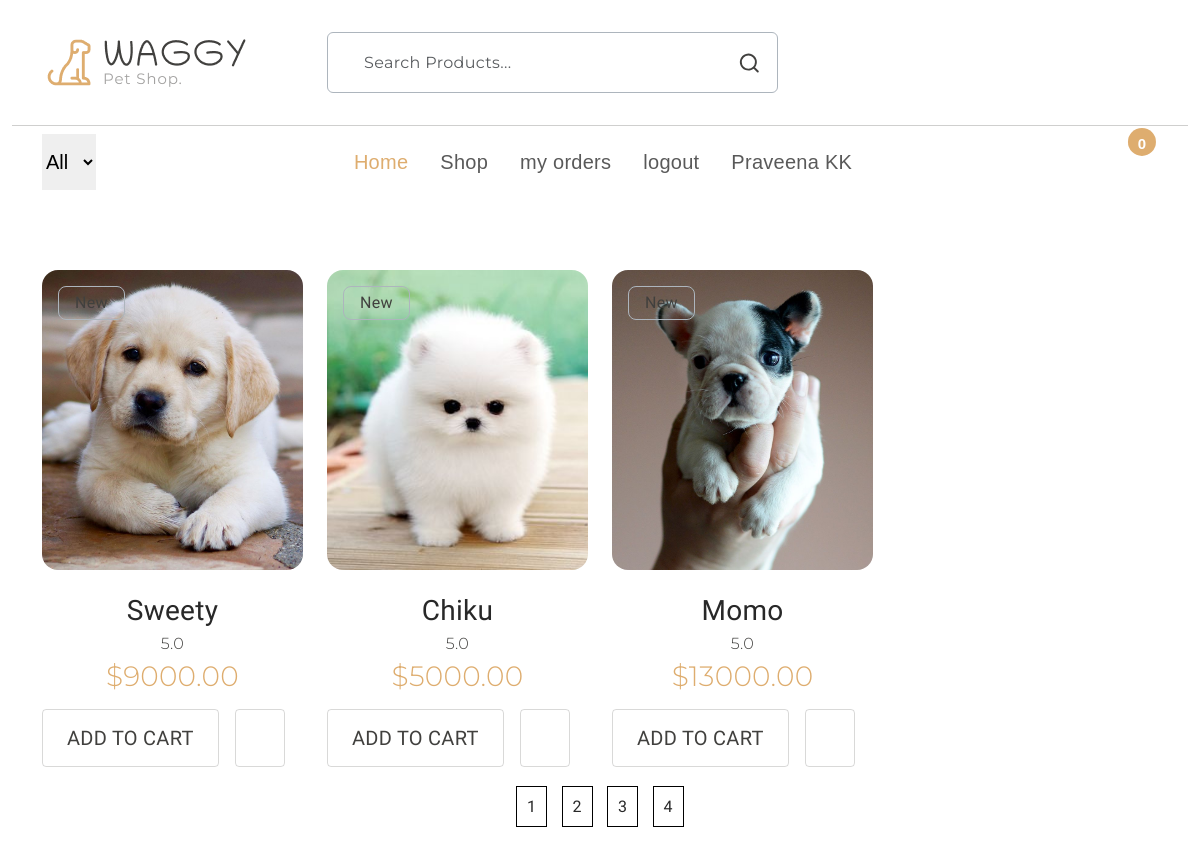
Page /allpets/ (signed in) on the earlier database version.
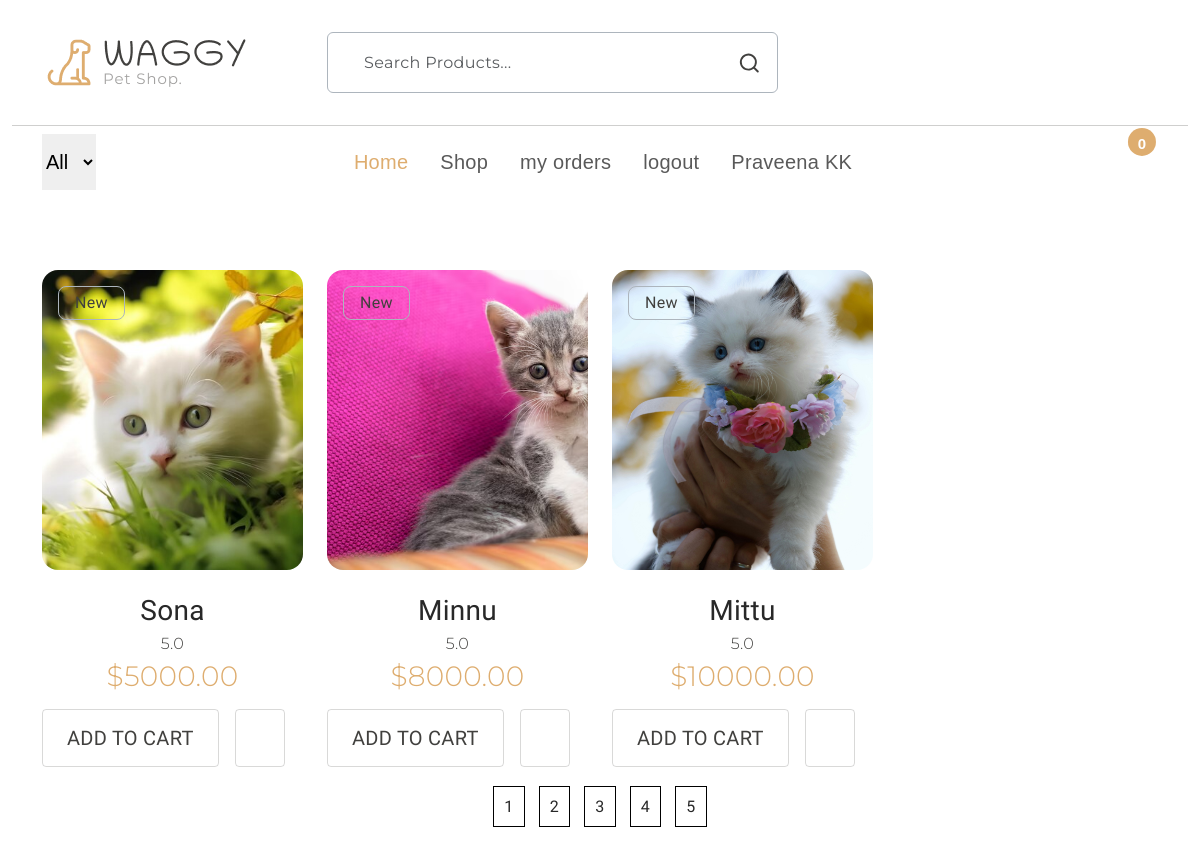
Same page on the later database version.
### shop/models.py (models this page shows, shortened)
class Pet(models.Model):
    CATEGORY = models.ForeignKey(PetCategory, on_delete=models.CASCADE)
    name = models.CharField(max_length=100)
    image = models.ImageField(upload_to='pet_images/',default='pet_images/default.jpg')
    description = models.TextField()
    breed = models.CharField(max_length=100)
    price = models.DecimalField(max_digits=10, decimal_places=2)
    age = models.PositiveIntegerField()
    size = models.CharField(max_length=50)

### shop/views.py (the view)
# urls.py: path('allpets/',views.allpets,name='allpets'),
def allpets(request):
    cart_items = cart_item(request)
    category_req = request.GET.get('category')
    category = PetCategory.objects.all()
    try:
        qry = request.GET['q']
        if qry:
            pets = Pet.objects.filter(Q(name__icontains=qry) | Q(description__icontains=qry)).order_by('-id')
        else:
            if category_req:
                pets = Pet.objects.filter(CATEGORY__id=category_req).order_by('-id')
            else:
                pets = Pet.objects.all().order_by('-id')
    except KeyError:
        if category_req:
                pets = Pet.objects.filter(CATEGORY__id=category_req).order_by('-id')
        else:
            pets = Pet.objects.all().order_by('-id')
    paginator = Paginator(pets,3)
    page_number = request.GET.get("page")
    page_obj = paginator.get_page(page_number)
    return render(request,"allpets.html", {"page_obj": page_obj, "cart_items": cart_items,"categories": category})

### shop/views.py (called while the page is built)
def cart_item(request):
    c_id = cart_id(request)
    cart, created = Cart.objects.get_or_create(cart_id=c_id)
    cart_items = CartItem.objects.filter(CART=cart)
    return cart_items

def cart_id(request):
    cart_id = request.session.session_key
    if not cart_id:
        cart_id = request.session.create()
        cart_id = request.session.session_key
    return cart_id

### templates/allpets.html (shortened to what this page needs)
{% extends 'base.html' %}
{% block content %}
{% load static %}
 <section id="clothing" class="my-5 overflow-hidden">
    <div class="container pb-5">
      <div class="section-header d-md-flex justify-content-between align-items-center mb-3">
      </div>
      <div class="products-carousel">
        <div class="row">
          {% for pet in page_obj %}
          <div style="text-align: center;" class="col-12 col-md-6 col-lg-3 mb-4">
            <div class="z-1 position-absolute rounded-3 m-3 px-3 border border-dark-subtle">
              New
            </div>
            <div class="card position-relative">
              <a href="{% url 'detailes' pet.id %}"><img src="{{ pet.image.url }}" class="img-fluid rounded-4" alt="image" style="width: 300px; height: 300px; object-fit: cover;" ></a>
              <div class="card-body p-0">
                <a href="{% url 'detailes' pet.id %}">
                  <h3 class="card-title pt-4 m-0">{{ pet.name }}</h3>
                </a>
                <div class="card-text">
                  <span class="rating secondary-font">
                    5.0</span>
                  <h3 class="secondary-font text-primary">${{ pet.price }}</h3>
                  <div class="d-flex flex-wrap mt-3">
                    <a href="{% url 'add_to_cart' pet.id %}" class="btn-cart me-3 px-4 pt-3 pb-3">
                      <h5 class="text-uppercase m-0">Add to Cart</h5>
                    </a>
                    <a href="#" class="btn-wishlist px-4 pt-3 ">
                    </a>
                  </div>
                </div>
              </div>
            </div>
          </div>
          {% endfor %}
        </div>
      </div>
      <div style="text-align: center;">
  {% for i in page_obj.paginator.page_range %}
    <a href="?page={{ i }}" style="border: 1px solid black; padding: 10px; margin: 5px;">{{ i }}</a>
  {% endfor %}
</div>
    </div>
  </section>
{% endblock %}

### templates/base.html (shortened to what this page needs)
{% load static %}
<!DOCTYPE html>
<html lang="en">
<head>
</head>
<link rel="stylesheet" href="https://cdn.jsdelivr.net/npm/swiper@9/swiper-bundle.min.css" />
<link href="https://cdn.jsdelivr.net/npm/bootstrap@5.3.0-alpha3/dist/css/bootstrap.min.css" rel="stylesheet"
>
<link rel="stylesheet" type="text/css" href="{% static 'css/vendor.css' %}">
<link rel="stylesheet" type="text/css" href="{% static 'style.css' %}">
</head>
<body>
  <header>
    <div class="container py-2">
      <div class="row py-4 pb-0 pb-sm-4 align-items-center ">
        <div class="col-sm-4 col-lg-3 text-center text-sm-start">
          <div class="main-logo">
            <a href="/">
              <img src="{% static 'images/logo.png' %}" alt="logo" class="img-fluid">
            </a>
          </div>
        </div>
        <div class="col-sm-6 offset-sm-2 offset-md-0 col-lg-5 d-none d-lg-block">
          <div class="search-bar border rounded-2 px-3 border-dark-subtle">
            <form id="search-form" class="text-center d-flex align-items-center" action="{% url 'allpets' %}" method="get">
              <input type="text" name="q" class="form-control border-0 bg-transparent"
                placeholder="Search products..." />
              <svg xmlns="http://www.w3.org/2000/svg" width="24" height="24" viewBox="0 0 24 24">
                <path fill="currentColor"
                  d="M21.71 20.29L18 16.61A9 9 0 1 0 16.61 18l3.68 3.68a1 1 0 0 0 1.42 0a1 1 0 0 0 0-1.39ZM11 18a7 7 0 1 1 7-7a7 7 0 0 1-7 7Z" />
              </svg>
            </form>
          </div>
        </div>
        </div>
      </div>
    <div class="container-fluid">
      <hr class="m-0">
    </div>
    <div class="container"
      style="font-size: 20px;font-family: 'Lucida Sans', 'Lucida Sans Regular', 'Lucida Grande', 'Lucida Sans Unicode', Geneva, Verdana, sans-serif;">
      <nav class="main-menu d-flex navbar navbar-expand-lg ">
        <div class="offcanvas offcanvas-end" tabindex="-1" id="offcanvasNavbar" aria-labelledby="offcanvasNavbarLabel">
          <div class="offcanvas-body justify-content-between">
            <select  id="petCategories" class="filter-categories border-0 mb-0 me-5">
              <option value="/allpets/">All</option>
            </select>
            <ul class="navbar-nav menu-list list-unstyled d-flex gap-md-3 mb-0">
              <li class="nav-item" >
                <a href="/" class="nav-link active">Home</a>
              </li>
              <li class="nav-item">
                <a href="/allpets/" class="nav-link">Shop</a>
              </li>
              {% if user.is_authenticated %}
               <li class="nav-item">
                <a href="/my-orders/" class="nav-link">my orders</a>
              </li>
              <li class="nav-item">
                <a href="/logout/" class="nav-link">logout</a>
              </li>
              <li class="nav-item">
                <a href="#" class="nav-link">{{ user.first_name }} {{ user.last_name }}</a>
              </li>
              {% endif %}
            </ul>
            <div class="d-none d-lg-flex align-items-end">
              <ul class="d-flex justify-content-end list-unstyled m-0">
                <li>
                </li>
                <li>
                </li>
                <li class="">
                  <a href="" class="mx-3" data-bs-toggle="offcanvas" data-bs-target="#offcanvasCart"
                    aria-controls="offcanvasCart">
                    <span class="position-absolute translate-middle badge rounded-circle bg-primary pt-2">
                      {{ cart_items|length }}
                    </span>
                  </a>
                </li>
              </ul>
            </div>
          </div>
        </div>
      </nav>
    </div>
  </header>
  {% block content %}
  {% endblock %}
</body>
</html>

### static/style.css (style rules this page uses)
:root { --header-height: 160px; --header-height-min: 80px; }
:root { --accent-color: #DEAD6F; --dark-color: #222222; --light-dark-color: #727272; --light-color: #fff; --grey-color: #dbdbdb; --light-grey-color: #fafafa; --primary-color: #6995B1; --light-primary-color: #eef1f3; }
:root { --body-font: 'Chilanka', cursive; --heading-font: 'Chilanka', cursive; --secondary-font: 'Montserrat', sans-serif; }
body { --bs-link-color: #333; --bs-link-hover-color: #333; --bs-link-color-rgb: 40, 40, 40; --bs-link-hover-color-rgb: 0, 0, 0; --bs-light-rgb: 248, 248, 248; --bs-font-sans-serif: 'Chilanka', cursive; --bs-body-font-family: var(--bs-font-sans-serif); --bs-body-font-size: 1rem; --bs-body-font-weight: 400; --bs-body-line-height: 2; --bs-body-color: #41403E; --bs-primary: #DEAD6F; --bs-primary-rgb: 222, 173, 111; --bs-primary-bg-subtle: #FFF9EB; --bs-border-color: #F7F7F7; --bs-secondary-rgb: 230, 243, 251; --bs-success-rgb: 238, 245, 228; --bs-danger-rgb: 249, 235, 231; --bs-warning-rgb: 255, 249, 235; --bs-info-rgb: 230, 243, 250; }
body { letter-spacing: 0.01625rem; }
h1, h2, h3, h4, h5, h6 { font-family: var(--heading-font); color: var(--bs-body-color); font-weight: 400; text-transform: capitalize; }
a { text-decoration: none; }
.secondary-font { font-family: var(--secondary-font); font-weight: 300; }
.search-bar { border: 1px solid #EAEAEA; }
.search-bar ::placeholder { font-family: var(--secondary-font); }
.navbar-nav .nav-link.active, .navbar-nav .nav-link.show, .nav-link:focus, .nav-link:hover { color: var(--accent-color); }
.card { --bs-card-inner-border-radius: none; --bs-card-bg: transparent; background-color: transparent; border: none; }
a.btn-cart { border-radius: 0.25rem; border: 1px solid rgba(65, 64, 62, 0.20); }
a.btn-wishlist { border-radius: 0.25rem; border: 1px solid rgba(65, 64, 62, 0.20); }
.form-control { color: #908F8D; line-height: normal; letter-spacing: 0.02125rem; text-transform: capitalize; border-radius: 0.25rem; border: 1px solid rgba(65, 64, 62, 0.20); background: #FFF; display: flex; padding: 1.25rem 0rem 1.25rem 1.25rem; align-items: center; gap: 0.375rem; align-self: stretch; }

Differences in the rows shown:
no longer on this page (row unchanged): Pet: image (picture), name "Sweety", price "9000.00"
no longer on this page (row unchanged): Pet: image (picture), name "Chiku", price "5000.00"
no longer on this page (row unchanged): Pet: image (picture), name "Momo", price "13000.00"
added Pet: image (picture), name "Sona", price "5000.00"
added Pet: image (picture), name "Minnu", price "8000.00"
added Pet: image (picture), name "Mittu", price "10000.00"
Other differences:
new list line: "5"
